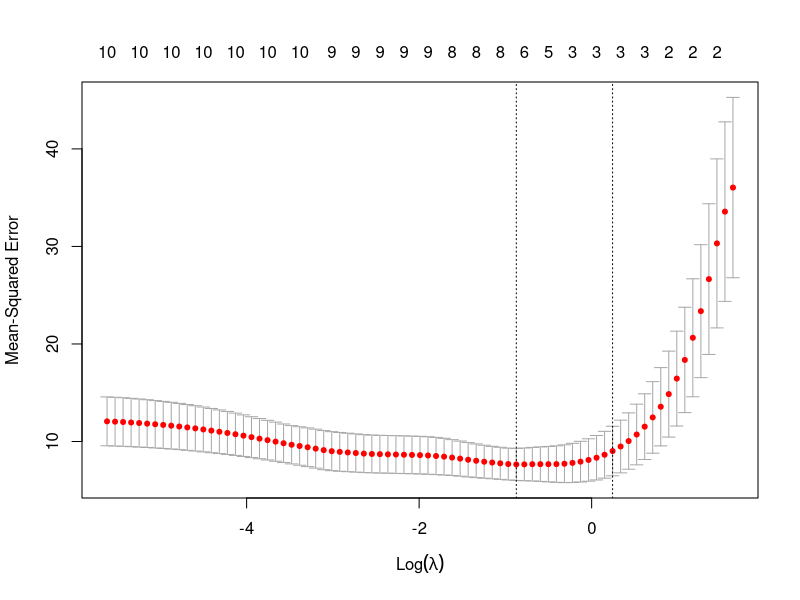

Source code (R):
#Linear Regression with VIF/LASSO in R

#Use the "mtcars" data and do as follows in R Studio 
#1. Fit multiple linear regression with mpg as dependent variable and rest of the variables in the mtcars data as independent variables and save it as mlr object 
mlr <- lm(mpg ~ ., data = mtcars)

#2. Get the summary of mlr and interpret the result carefully
summary(mlr)

#3. Get the VIF of mlr model and drop variables with VIF > 10 one-by-one until none of the predictors have VIF > 10
library(car)

# Calculate VIF for the mlr model and Check if any VIF value is greater than 10
vif(mlr)

# Drop the variable with the highest VIF from the mlr model
#Removing “disp” variable:

mlr1 <- lm(mpg ~ cyl+hp+drat+wt+qsec+vs+am+gear+carb, data = mtcars)
vif(mlr1)

# Recalculate VIF for the updated mlr model

#Removing “cyl” variable:

mlr2 <- lm(mpg ~hp+drat+wt+qsec+vs+am+gear+carb,data = mtcars)
vif(mlr2)

#4. Fit the mlr model with predictors having VIF <=10, get the summary of mlr and interpret the result carefully
# Fit mlr model with predictors having VIF <= 10
mlr <- lm(mpg ~ hp+drat+wt+qsec+vs+am+gear+carb, data = mtcars)

# Get the summary of the updated mlr model
summary(mlr)

#5. Fit lasso regression with mpg as dependent variable and rest of the variables in the mtcars data as independent variables as cv_model object using cv.glmnet model included in the glmnet package
# Fit LASSO regression using cv.glmnet
library(glmnet)

# Prepare the data
x <- as.matrix(mtcars[, -1])  # Independent variables
y <- mtcars$mpg              # Dependent variable

# Fit LASSO regression with cross-validation
cv_model <- cv.glmnet(x, y, alpha = 1)

# Print the cv_model object
cv_model

#6. Get the best lambda value from the lasso regression fitted above, plot the cv_model and interpret them carefully
# Get the best lambda value
best_lambda <- cv_model$lambda.min

# Plot the cv_model
plot(cv_model)

# Interpretation

#7. Fit the best lasso regression model as best_model using the best_lambda value obtained above
# Fit the best LASSO regression model
best_model <- glmnet(x, y, alpha = 1, lambda = best_lambda)

# Print the best_model object
best_model

#8. Get the coefficients of the best_model and identify the important variables with s0 non-missing values
# Extract the coefficients from the best_model
coefficients <- coef(best_model, s = best_lambda)

# Identify the important variables with non-missing values
important_variables <- rownames(coefficients)[coefficients[, 1] != 0]

# Print the coefficients and important variables
coefficients
important_variables

#9. Fit the multiple linear regression model using the independent variables obtained from the best_model above
# Get the independent variables from the best_model
independent_vars <- rownames(coefficients)[coefficients[, 1] != 0]
independent_vars

# Fit the multiple linear regression model
mlr_best <- lm(mpg ~ cyl+hp+wt+am+carb, data = mtcars)
summary(mlr_best)

#10. Compare the statistically significant variables obtained from step 4 and step 9
#Step 4 Model:
  
#* The significant variables at the 0.05 level are: wt.

#* The significant variables at the 0.1 level are: None.

#* The significant variables at the 0.5 level are: hp, carb.

#Step 9 Model:
  
#* The significant variables at the 0.05 level are: wt.

#* The significant variables at the 0.1 level are: None.

#* The significant variables at the 0.5 level are: None.

#It is important to note that the significance levels may vary depending on the chosen threshold (e.g., 0.05, 0.1, 0.5). In both models, the R-squared values are relatively high, indicating a good fit to the data.

#Comparing the significant variables between the two models provides insights into the impact of variable selection using VIF dropouts (step 4) and LASSO regression (step 9) on the inclusion and significance of predictors. The selection of the most appropriate approach depends on the specific requirements of the analysis, such as interpretability, model complexity, and predictive performance.

## 11. Write a summary for handling multicollinearity with VIF dropouts and LASSO regression
#Both VIF dropouts and LASSO regression are effective methods for addressing multicollinearity in regression analysis. VIF dropouts manually remove highly correlated predictors based on VIF values, while LASSO regression automatically selects important predictors by shrinking less relevant coefficients to zero. Choosing the most appropriate approach depends on the specific requirements of the analysis and the goals of the model.